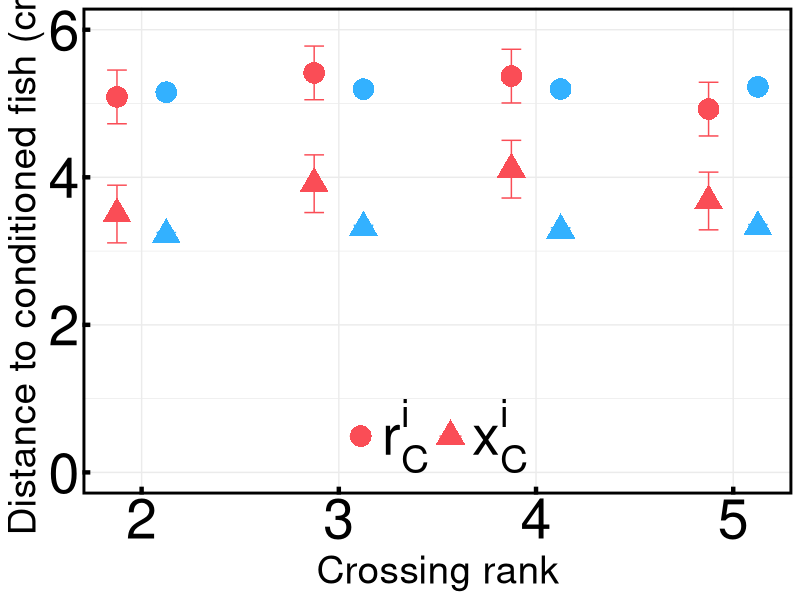
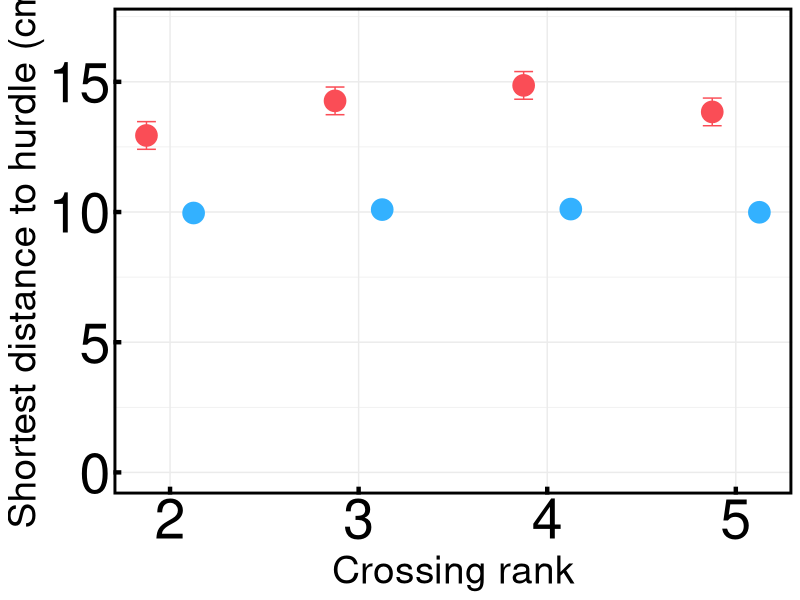
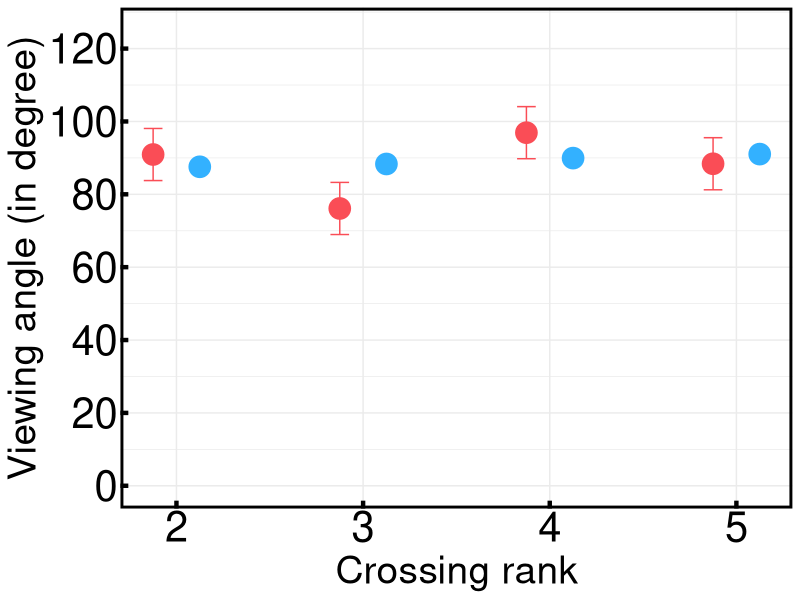
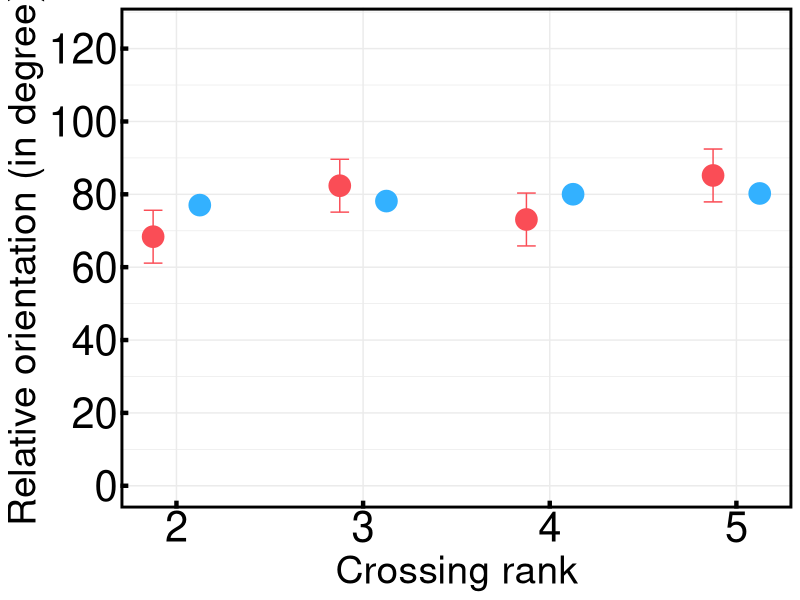
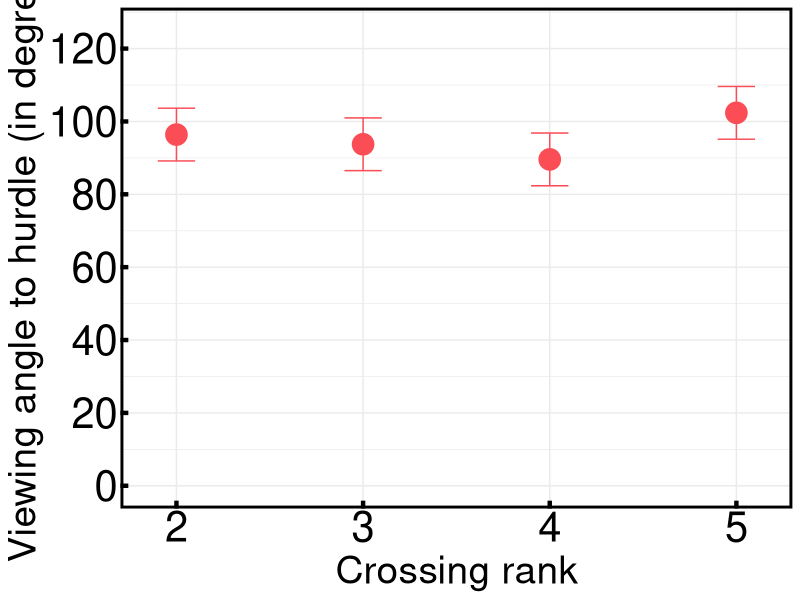
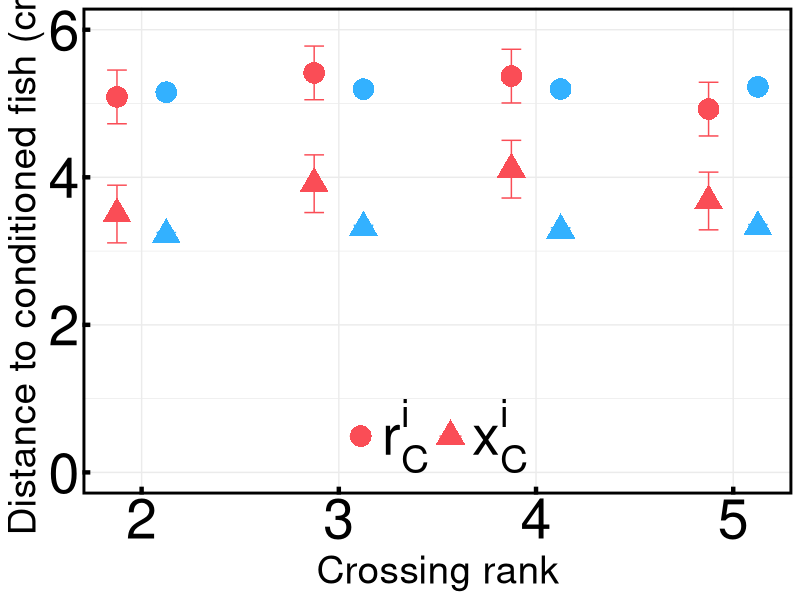
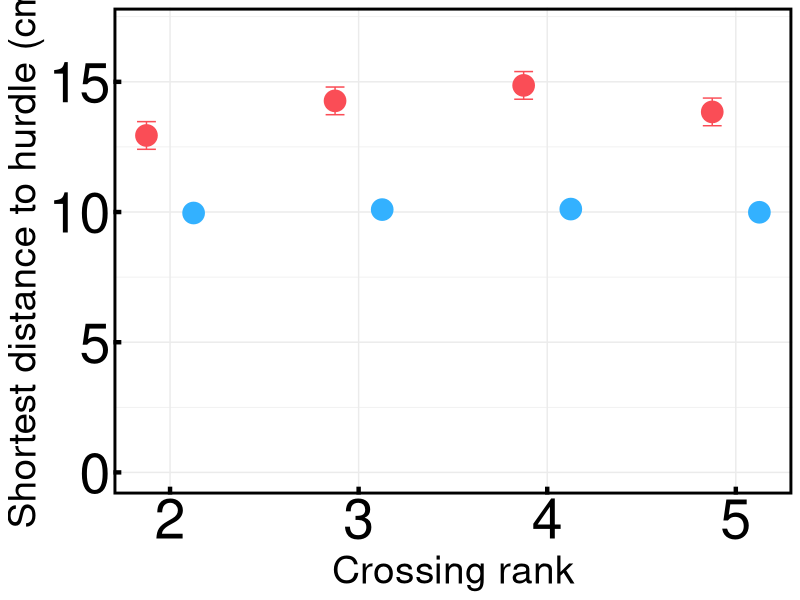
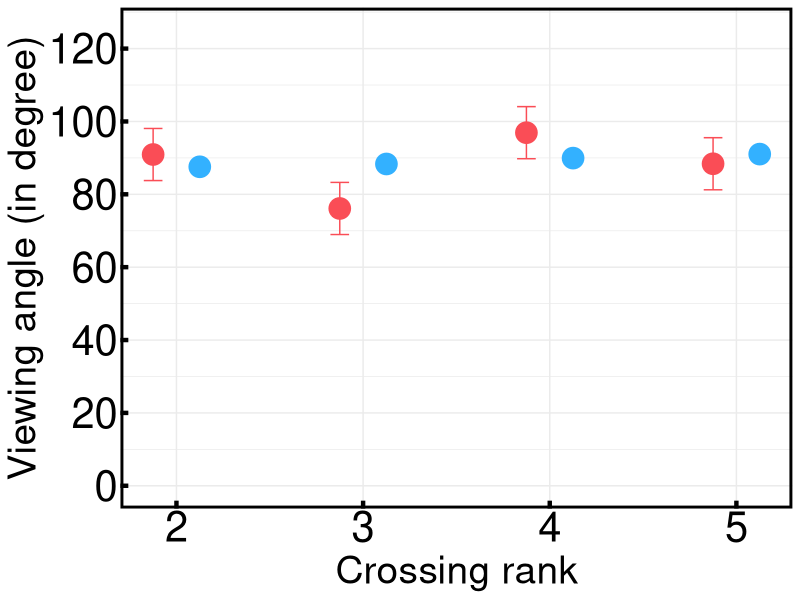

R code for these plots, in order:
## Code to calculate average distance to conditioned fish

start.time <- Sys.time()
library(lme4)
library(emmeans)
library(ggplot2)
library(dplyr)
library(ggeffects)

# DISTANCE TO CONDITIONED FISH

# data

df.dist.to.cf <- read.csv('dist_to_cf_data.csv', header = F)
col.names <- c("video", "f.id", "dcf")
colnames(df.dist.to.cf) <- col.names

df.dist.to.cf$video <- factor(df.dist.to.cf$video)
df.dist.to.cf$f.id <- factor(df.dist.to.cf$f.id, levels = c("2", "3", "4", "5"))

lme.dcf <- lmer(dcf ~ f.id + (1|video), data = df.dist.to.cf)
# lme.dcf <- glmer(dcf ~ f.id + (1|video), family = Gamma(link = "log"), data = df.dist.to.cf)
lme.dcf.null <- lmer(dcf ~ 1 + (1|video), data = df.dist.to.cf)
# lme.dcf.null <- glmer(dcf ~ 1 + (1|video), family = Gamma(link = "log"), data = df.dist.to.cf)
anova(lme.dcf, lme.dcf.null, test = 'F')

emm.dcf <- emmeans(lme.dcf, ~ f.id)
f.id.comp.dcf <- pairs(emm.dcf, adjust = "tukey")

df.emm.dcf <- as.data.frame(emm.dcf)
df.comp.dcf <- as.data.frame(f.id.comp.dcf)

df.dist.to.cf.x <- read.csv('dist_to_cf_x_data.csv', header = F)
col.names <- c("video", "f.id", "dcf.x")
colnames(df.dist.to.cf.x) <- col.names

df.dist.to.cf.x$video <- factor(df.dist.to.cf.x$video)
df.dist.to.cf.x$f.id <- factor(df.dist.to.cf.x$f.id, levels = c("2", "3", "4", "5"))

lme.dcf.x <- lmer(dcf.x ~ f.id + (1|video), data = df.dist.to.cf.x)
# lme.dcf.x <- glmer(dcf.x ~ f.id + (1|video), family = Gamma(link = "log"), data = df.dist.to.cf.x)
lme.dcf.x.null <- lmer(dcf.x ~ 1 + (1|video), data = df.dist.to.cf.x)
# lme.dcf.x.null <- glmer(dcf.x ~ 1 + (1|video), family = Gamma(link = "log"), data = df.dist.to.cf.x)
anova(lme.dcf.x, lme.dcf.x.null, test = 'F')

emm.dcf.x <- emmeans(lme.dcf.x, ~ f.id)
f.id.comp.dcf.x <- pairs(emm.dcf.x, adjust = "tukey")

df.emm.dcf.x <- as.data.frame(emm.dcf.x)
df.comp.dcf.x <- as.data.frame(f.id.comp.dcf.x)

# model

df.dist.to.cf.model <- read.csv('dist_to_cf_model.csv', header = F)
col.names <- c("video", "f.id", "dcf")
colnames(df.dist.to.cf.model) <- col.names

df.dist.to.cf.model$video <- factor(df.dist.to.cf.model$video)
df.dist.to.cf.model$f.id <- factor(df.dist.to.cf.model$f.id, levels = c("2", "3", "4", "5"))

lme.dcf.model <- lmer(dcf ~ f.id + (1|video), data = df.dist.to.cf.model)
# lme.dcf.model <- glmer(dcf ~ f.id + (1|video), family = Gamma(link = "log"), data = df.dist.to.cf.model)
lme.dcf.model.null <- lmer(dcf ~ 1 + (1|video), data = df.dist.to.cf.model)
# lme.dcf.model.null <- glmer(dcf ~ 1 + (1|video), family = Gamma(link = "log"), data = df.dist.to.cf.model)
anova(lme.dcf.model, lme.dcf.model.null, test = 'F')

emm.dcf.model <- emmeans(lme.dcf.model, ~ f.id)
f.id.comp.dcf.model <- pairs(emm.dcf.model, adjust = "tukey")

df.emm.dcf.model <- as.data.frame(emm.dcf.model)
df.comp.dcf.model <- as.data.frame(f.id.comp.dcf.model)

df.dist.to.cf.x.model <- read.csv('dist_to_cf_x_model.csv', header = F)
col.names <- c("video", "f.id", "dcf.x")
colnames(df.dist.to.cf.x.model) <- col.names

df.dist.to.cf.x.model$video <- factor(df.dist.to.cf.x.model$video)
df.dist.to.cf.x.model$f.id <- factor(df.dist.to.cf.x.model$f.id, levels = c("2", "3", "4", "5"))

lme.dcf.x.model <- lmer(dcf.x ~ f.id + (1|video), data = df.dist.to.cf.x.model)
# lme.dcf.x.model <- glmer(dcf.x ~ f.id + (1|video), family = Gamma(link = "log"), data = df.dist.to.cf.x.model)
lme.dcf.x.model.null <- lmer(dcf.x ~ 1 + (1|video), data = df.dist.to.cf.x.model)
# lme.dcf.x.model.null <- glmer(dcf.x ~ 1 + (1|video), family = Gamma(link = "log"), data = df.dist.to.cf.x.model)
anova(lme.dcf.x.model, lme.dcf.x.model.null, test = 'F')

emm.dcf.x.model <- emmeans(lme.dcf.x.model, ~ f.id)
f.id.comp.dcf.x.model <- pairs(emm.dcf.x.model, adjust = "tukey")

df.emm.dcf.x.model <- as.data.frame(emm.dcf.x.model)
df.comp.dcf.x.model <- as.data.frame(f.id.comp.dcf.x.model)

## Plotting distance to conditioned fish as a function of crossing rank

# 1. Combine all four dataframes with series labels and a shared dodge_group per pair

df.sum.dist.cf <- bind_rows(
  as.data.frame(df.emm.dcf) %>% mutate(series = "2D", dodge_group = "Data"),
  as.data.frame(df.emm.dcf.x) %>% mutate(series = "X", dodge_group = "Data"),
  as.data.frame(df.emm.dcf.model) %>% mutate(series = "2D Model", dodge_group = "Model"),
  as.data.frame(df.emm.dcf.x.model) %>% mutate(series = "X Model", dodge_group = "Model")
)

# 2. Position dodge separates Pair 1 (1st & 2nd) from Pair 2 (3rd & 4th)
pd <- position_dodge(width = 0.5)

# 3. Plot
plt.dfc <- ggplot(df.sum.dist.cf, aes(x = f.id, y = emmean, color = series, group = dodge_group)) +
  geom_point(aes(shape = series), size = 7, position = pd) +
  geom_errorbar(aes(ymin = emmean - SE, ymax = emmean + SE), width = 0.2, position = pd) +
  
  scale_color_manual(
    name = NULL,
    values = c(
      "2D" = "#fa4d56", # 1st dataframe hex
      "X" = "#fa4d56",
      "2D Model" = "#33b1ff",
      "X Model" = "#33b1ff" # 2nd dataframe hex
    ),
    breaks = c("2D", "X"),
    labels = c(
      "2D" = expression(r[C]^i),
      "X" = expression(x[C]^i)
    )
  ) +
  
  # Same shape for 1st & 3rd (16 = circle), same shape for 2nd & 4th (17 = triangle)
  scale_shape_manual(
    name = NULL,
    values = c(
      "2D" = 16,
      "X" = 17,
      "2D Model" = 16,
      "X Model" = 17
    ),
    breaks = c("2D", "X"),
    labels = c(
      "2D" = expression(r[C]^i),
      "X" = expression(x[C]^i)
    )
  ) +
  
  coord_cartesian(ylim = c(0, 6)) +
  scale_x_discrete(limits = c("2", "3", "4", "5"),
                   expand = expansion(add = 0.3)) +
  labs(x = "Crossing rank",
       y = "Distance to conditioned fish (cm)") +
  theme_bw(base_family = "Helvetica") +
  theme(
    
    axis.title = element_text(size = 28, color = "black"),
    axis.text = element_text(size = 40, color = "black"),
    legend.text = element_text(size = 40),
    legend.position = "inside",
    legend.position.inside = c(0.5, 0.12),
    legend.direction = "horizontal",
    legend.background = element_rect(fill = "transparent", color = NA),
    legend.key = element_rect(fill = "transparent", color = NA),
    panel.border = element_rect(colour = "black", linewidth = 2),
    axis.ticks = element_line(colour = "black", linewidth = 1.5),
    axis.ticks.length = unit(-0.2, "cm")
  )

print(plt.dfc)

ggsave(filename = "dist_cf.pdf", plot = plt.dfc, device = cairo_pdf, width = 8, 
       height = 7, units = "in", dpi = 600)

## analysis to distance to tank wall

# data

df.dist.to.tw <- read.csv('dist_to_tw_data.csv', header = F)
col.names <- c("video", "f.id", "dtw")
colnames(df.dist.to.tw) <- col.names

df.dist.to.tw$video <- factor(df.dist.to.tw$video)
df.dist.to.tw$f.id <- factor(df.dist.to.tw$f.id, levels = c("2", "3", "4", "5"))

lme.dtw <- lmer(dtw ~ f.id + (1|video), data = df.dist.to.tw)
# lme.dtw <- glmer(dtw ~ f.id + (1|video), family = Gamma(link = "log"), data = df.dist.to.tw)
lme.dtw.null <- lmer(dtw ~ 1 + (1|video), data = df.dist.to.tw)
# lme.dtw.null <- glmer(dtw ~ 1 + (1|video), family = Gamma(link = "log"), data = df.dist.to.tw)
anova(lme.dtw, lme.dtw.null, test = 'F')

emm.dtw <- emmeans(lme.dtw, ~ f.id)
f.id.comp.dtw <- pairs(emm.dtw, adjust = "tukey")

df.emm.dtw <- as.data.frame(emm.dtw)
df.comp.dtw <- as.data.frame(f.id.comp.dtw)

# model

df.dist.to.tw.model <- read.csv('dist_to_tw_model.csv', header = F)
col.names <- c("video", "f.id", "dtw")
colnames(df.dist.to.tw.model) <- col.names

df.dist.to.tw.model$video <- factor(df.dist.to.tw.model$video)
df.dist.to.tw.model$f.id <- factor(df.dist.to.tw.model$f.id, levels = c("2", "3", "4", "5"))

lme.dtw.model <- lmer(dtw ~ f.id + (1|video), data = df.dist.to.tw.model)
# lme.dtw.model <- glmer(dtw ~ f.id + (1|video), family = Gamma(link = "log"), data = df.dist.to.tw.model)
lme.dtw.model.null <- lmer(dtw ~ 1 + (1|video), data = df.dist.to.tw.model)
# lme.dtw.model.null <- glmer(dtw ~ 1 + (1|video), family = Gamma(link = "log"), data = df.dist.to.tw.model)
anova(lme.dtw.model, lme.dtw.model.null, test = 'F')

emm.dtw.model <- emmeans(lme.dtw.model, ~ f.id)
f.id.comp.dtw.model <- pairs(emm.dtw.model, adjust = "tukey")

df.emm.dtw.model <- as.data.frame(emm.dtw.model)
df.comp.dtw.model <- as.data.frame(f.id.comp.dtw.model)

# plotting distance to tankwall

df.sum.dist.tw <- bind_rows(
  as.data.frame(df.emm.dtw) %>% mutate(group_label = "Experiments"),
  as.data.frame(df.emm.dtw.model) %>% mutate(group_label = "Model")
)

plt.dtw <- ggplot(df.sum.dist.tw, aes(x = f.id,y = emmean, 
                                      color = group_label, group = group_label)) +
  geom_point(size = 7, position = pd) + 
  geom_errorbar(aes(ymin = emmean - SE, ymax = emmean + SE), width = 0.2, position = pd) + 
  scale_color_manual(
    name = NULL,
    values = c(
      "Experiments" = "#fa4d56",
      "Model" = "#33b1ff"
    )
  ) +
  coord_cartesian(ylim = c(0,17)) +
  scale_x_discrete(limits = c("2", "3", "4", "5"),
                   expand = expansion(add = 0.3)) +
  labs(x = "Crossing rank",
       y = "Shortest distance to hurdle (cm)") +
  theme_bw(base_family = "Helvetica") +
  theme(
    axis.title = element_text(size = 28, color = "black"),
    axis.text = element_text(size = 40, color = "black"),
    # legend.text = element_text(size = 30),
    # legend.position = "inside",
    # legend.position.inside = c(0.5, 0.12),
    # legend.direction = "vertical",
    # legend.background = element_rect(fill = "transparent", color = NA),
    # legend.key = element_rect(fill = "transparent", color = NA),
    panel.border = element_rect(colour = "black", linewidth = 2),
    axis.ticks = element_line(colour = "black", linewidth = 1.5),
    axis.ticks.length = unit(-0.2, "cm"),
    legend.position = "none"
  )

print(plt.dtw)

ggsave(filename = "dist_tw.pdf", plot = plt.dtw, device = cairo_pdf, width = 8, 
       height = 7, units = "in", dpi = 600)

## analysis for viewing angle

# data

df.psi <- read.csv('psi_data.csv', header = F)
col.names <- c("video", "f.id", "psi")
colnames(df.psi) <- col.names

df.psi$video <- factor(df.psi$video)
df.psi$f.id <- factor(df.psi$f.id, levels = c("2", "3", "4", "5"))

lme.psi <- lmer(psi ~ f.id + (1|video), data = df.psi)
lme.psi.null <- lmer(psi ~ 1 + (1|video), data = df.psi)
anova(lme.psi, lme.psi.null, test = 'F')

emm.psi <- emmeans(lme.psi, ~ f.id)
f.id.comp.psi <- pairs(emm.psi, adjust = "tukey")

df.emm.psi <- as.data.frame(emm.psi)
df.comp.psi <- as.data.frame(f.id.comp.psi)

# model

df.psi.model <- read.csv('psi_model.csv', header = F)
col.names <- c("video", "f.id", "psi")
colnames(df.psi.model) <- col.names

df.psi.model$video <- factor(df.psi.model$video)
df.psi.model$f.id <- factor(df.psi.model$f.id, levels = c("2", "3", "4", "5"))

lme.psi.model <- lmer(psi ~ f.id + (1|video), data = df.psi.model)
lme.psi.model.null <- lmer(psi ~ 1 + (1|video), data = df.psi.model)
anova(lme.psi.model, lme.psi.model.null, test = 'F')

emm.psi.model <- emmeans(lme.psi.model, ~ f.id)
f.id.comp.psi.model <- pairs(emm.psi.model, adjust = "tukey")

df.emm.psi.model <- as.data.frame(emm.psi.model)
df.comp.psi.model <- as.data.frame(f.id.comp.psi.model)

# plotting viewing angle to conditioned fish

df.sum.psi <- bind_rows(
  as.data.frame(df.emm.psi) %>% mutate(group_label = "Experiments"),
  as.data.frame(df.emm.psi.model) %>% mutate(group_label = "Model")
)

plt.psi <- ggplot(df.sum.psi, aes(x = f.id, y = emmean, 
                                  color = group_label, group = group_label)) +
  geom_point(size = 7, position = pd) + 
  geom_errorbar(aes(ymin = emmean - SE, ymax = emmean + SE), width = 0.2, position = pd) + 
  scale_color_manual(
    name = NULL,
    values = c(
      "Experiments" = "#fa4d56",
      "Model" = "#33b1ff"
    )
  ) +
  scale_y_continuous(
    breaks = seq(0, 120, by = 20)
  ) +
  coord_cartesian(ylim = c(0,125)) +
  scale_x_discrete(limits = c("2", "3", "4", "5"),
                   expand = expansion(add = 0.3)) +
  labs(x = "Crossing rank",
       y = "Viewing angle (in degree)") +
  theme_bw(base_family = "Helvetica") +
  theme(
    axis.title = element_text(size = 28, color = "black"),
    axis.text = element_text(size = 30, color = "black"),
    # legend.text = element_text(size = 30),
    # legend.position = "inside",
    # legend.position.inside = c(0.5, 0.12),
    # legend.direction = "vertical",
    # legend.background = element_rect(fill = "transparent", color = NA),
    # legend.key = element_rect(fill = "transparent", color = NA),
    panel.border = element_rect(colour = "black", linewidth = 2),
    axis.ticks = element_line(colour = "black", linewidth = 1.5),
    axis.ticks.length = unit(-0.2, "cm"),
    legend.position = "none"
  )

print(plt.psi)

ggsave(filename = "psi.pdf", plot = plt.psi, device = cairo_pdf, width = 8, 
       height = 7, units = "in", dpi = 600)

## analysis for relative orientation

# data

df.phi <- read.csv('phi_data.csv', header = F)
col.names <- c("video", "f.id", "phi")
colnames(df.phi) <- col.names

df.phi$video <- factor(df.phi$video)
df.phi$f.id <- factor(df.phi$f.id, levels = c("2", "3", "4", "5"))

lme.phi <- lmer(phi ~ f.id + (1|video), data = df.phi)
lme.phi.null <- lmer(phi ~ 1 + (1|video), data = df.phi)
anova(lme.phi, lme.phi.null, test = 'F')

emm.phi <- emmeans(lme.phi, ~ f.id)
f.id.comp.phi <- pairs(emm.phi, adjust = "tukey")

df.emm.phi <- as.data.frame(emm.phi)
df.comp.phi <- as.data.frame(f.id.comp.phi)

# model

df.phi.model <- read.csv('phi_model.csv', header = F)
col.names <- c("video", "f.id", "phi")
colnames(df.phi.model) <- col.names

df.phi.model$video <- factor(df.phi.model$video)
df.phi.model$f.id <- factor(df.phi.model$f.id, levels = c("2", "3", "4", "5"))

lme.phi.model <- lmer(phi ~ f.id + (1|video), data = df.phi.model)
lme.phi.model.null <- lmer(phi ~ 1 + (1|video), data = df.phi.model)
anova(lme.phi.model, lme.phi.model.null, test = 'F')

emm.phi.model <- emmeans(lme.phi.model, ~ f.id)
f.id.comp.phi.model <- pairs(emm.phi.model, adjust = "tukey")

df.emm.phi.model <- as.data.frame(emm.phi.model)
df.comp.phi.model <- as.data.frame(f.id.comp.phi.model)

## plotting relative orientation to conditioned fish

df.sum.phi <- bind_rows(
  as.data.frame(df.emm.phi) %>% mutate(group_label = "Experiments"),
  as.data.frame(df.emm.phi.model) %>% mutate(group_label = "Model")
  )

plt.phi <- ggplot(df.sum.phi, aes(x = f.id, y = emmean, color = group_label, group = group_label)) +
  geom_point(size = 7, position = pd) +
  geom_errorbar(aes(ymin = emmean - SE, ymax = emmean + SE), width = 0.2, position = pd) +
  scale_color_manual(
    name = NULL,
    values = c(
      "Experiments" = "#fa4d56",
      "Model" = "#33b1ff"
    )
  ) + 
  scale_y_continuous(
    breaks = seq(0,120,by=20)
  ) +
  coord_cartesian(ylim = c(0,125)) +
  scale_x_discrete(limits = c("2", "3", "4", "5"),
                   expand = expansion(add = 0.3)) +
  labs(x = "Crossing rank",
       y = "Relative orientation (in degree)") +
  theme_bw(base_family = "Helvetica") +
  theme(
    axis.title = element_text(size = 28, color = "black"),
    axis.text = element_text(size = 30, color = "black"),
    # legend.text = element_text(size = 30),
    # legend.position = "inside",
    # legend.position.inside = c(0.5, 0.12),
    # legend.direction = "vertical",
    # legend.background = element_rect(fill = "transparent", color = NA),
    # legend.key = element_rect(fill = "transparent", color = NA),
    panel.border = element_rect(colour = "black", linewidth = 2),
    axis.ticks = element_line(colour = "black", linewidth = 1.5),
    axis.ticks.length = unit(-0.2, "cm"),
    legend.position = "none"
  )

print(plt.phi)

ggsave(filename = "phi.pdf", plot = plt.phi, device = cairo_pdf, width = 8,
       height = 7, units = "in", dpi = 600)

## relative orientation to tank wall

df.phi.tw <- read.csv('phi_tw_data.csv', header = F)
col.names <- c("video", "f.id", "phi.tw")
colnames(df.phi.tw) <- col.names

df.phi.tw$video <- factor(df.phi.tw$video)
df.phi.tw$f.id <- factor(df.phi.tw$f.id, levels = c("2", "3", "4", "5"))

lme.phi.tw <- lmer(phi.tw ~ f.id + (1|video), data = df.phi.tw)
lme.phi.tw.null <- lmer(phi.tw ~ 1 + (1|video), data = df.phi.tw)
anova(lme.phi.tw, lme.phi.tw.null, test = 'F')

emm.phi.tw <- emmeans(lme.phi.tw, ~ f.id)
f.id.comp.phi.tw <- pairs(emm.phi.tw, adjust = "tukey")

df.emm.phi.tw <- as.data.frame(emm.phi.tw)
df.comp.phi.tw <- as.data.frame(f.id.comp.phi.tw)

## plotting viewing angle to tankwall

df.sum.phi.tw <- bind_rows(
  as.data.frame(df.emm.phi.tw) %>% mutate(group_label = "Experiments")
)

plt.phi.tw <- ggplot(df.sum.phi.tw, aes(x = f.id, y = emmean, color = group_label, group = group_label)) +
  geom_point(size = 7, position = pd) +
  geom_errorbar(aes(ymin = emmean - SE, ymax = emmean + SE), width = 0.2, position = pd) +
  scale_color_manual(
    name = NULL,
    values = c(
      "Experiments" = "#fa4d56",
      "Model" = "#33b1ff"
    )
  ) + 
  scale_y_continuous(
    breaks = seq(0,120,by=20)
  ) +
  coord_cartesian(ylim = c(0,125)) +
  scale_x_discrete(limits = c("2", "3", "4", "5"),
                   expand = expansion(add = 0.3)) +
  labs(x = "Crossing rank",
       y = "Viewing angle to hurdle (in degree)") +
  theme_bw(base_family = "Helvetica") +
  theme(
    axis.title = element_text(size = 28, color = "black"),
    axis.text = element_text(size = 30, color = "black"),
    # legend.text = element_text(size = 30),
    # legend.position = "inside",
    # legend.position.inside = c(0.5, 0.12),
    # legend.direction = "vertical",
    # legend.background = element_rect(fill = "transparent", color = NA),
    # legend.key = element_rect(fill = "transparent", color = NA),
    panel.border = element_rect(colour = "black", linewidth = 2),
    axis.ticks = element_line(colour = "black", linewidth = 1.5),
    axis.ticks.length = unit(-0.2, "cm"),
    legend.position = "none"
  )

print(plt.phi.tw)

ggsave(filename = "phi_tw.pdf", plot = plt.phi.tw, device = cairo_pdf, width = 8,
       height = 7, units = "in", dpi = 600)
